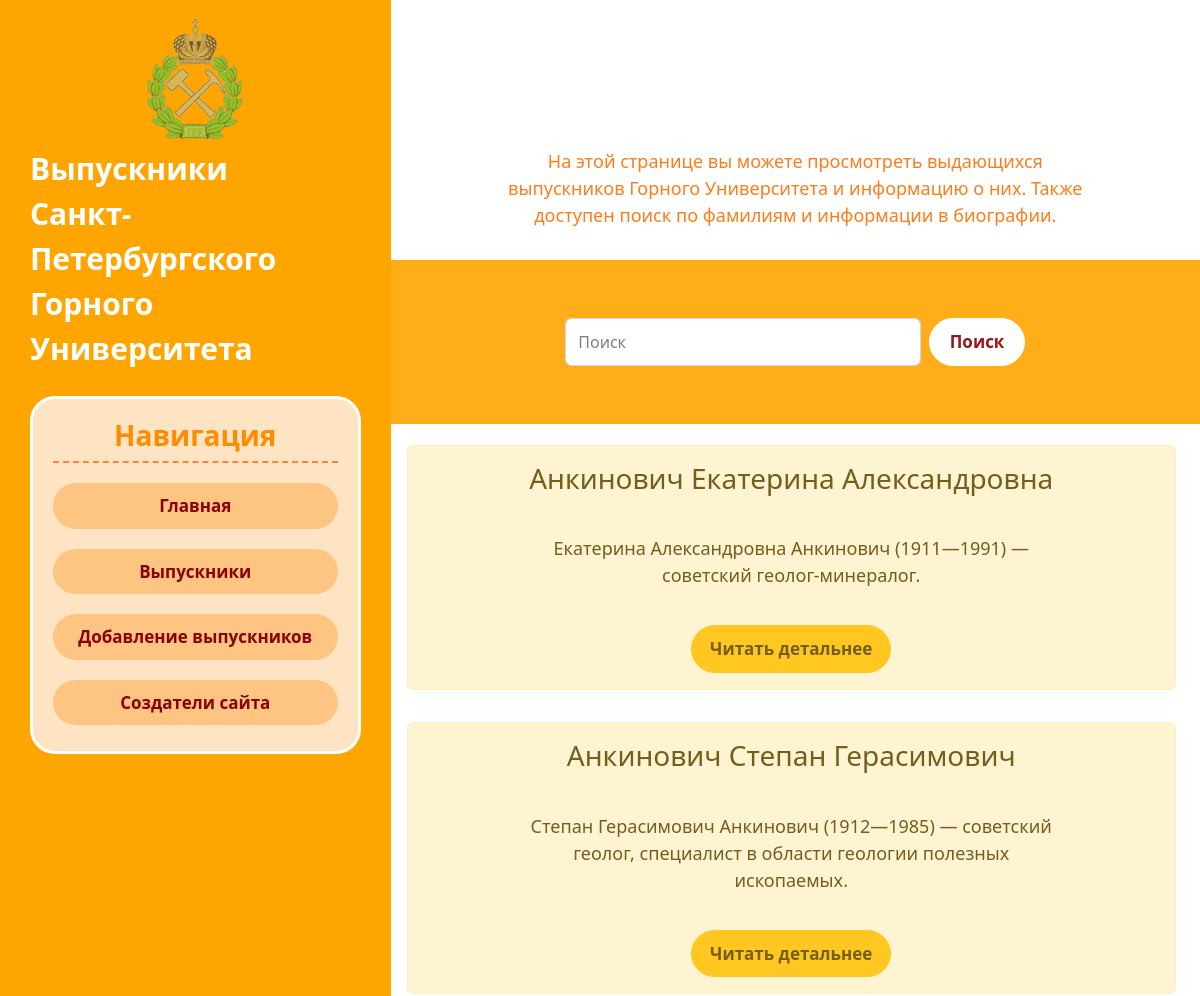
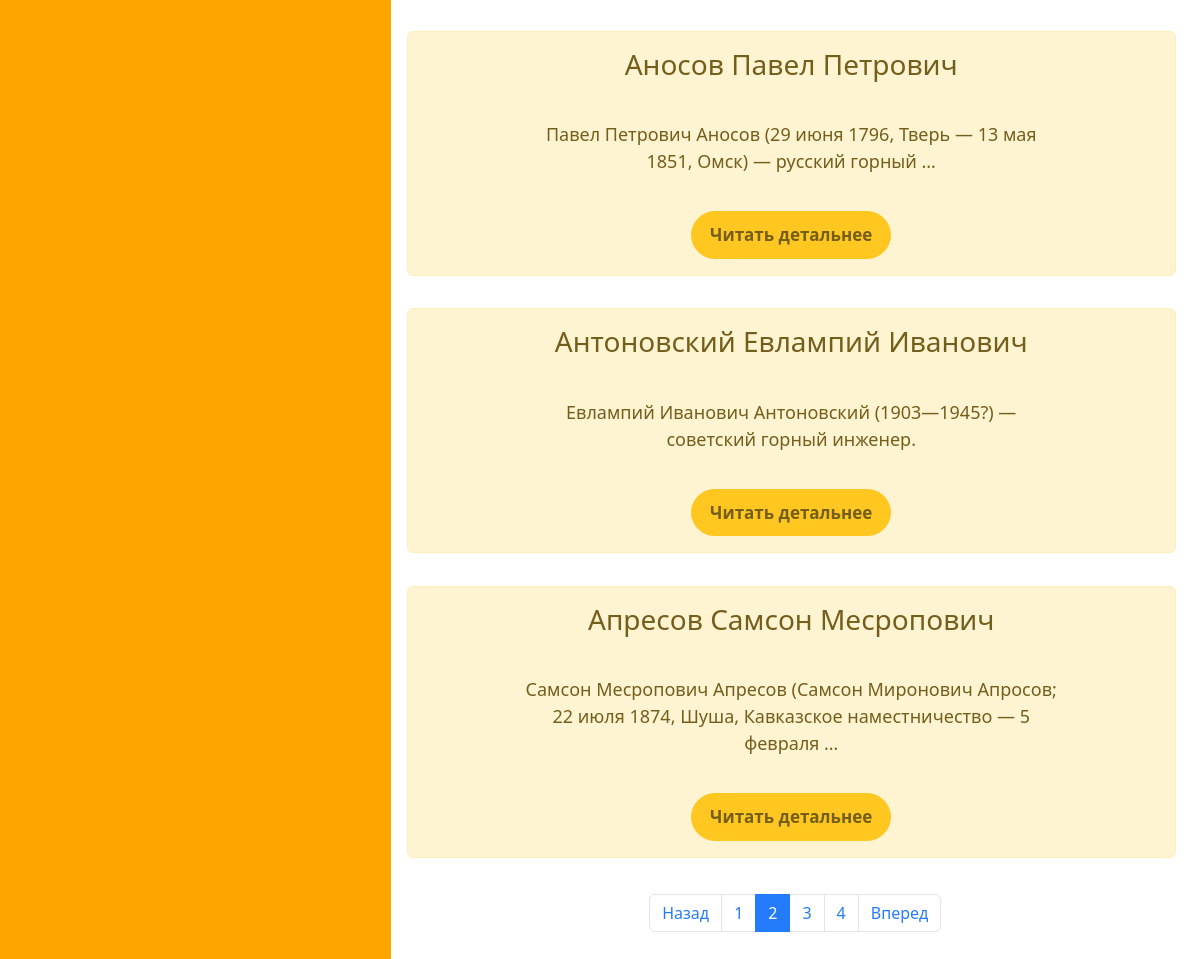
The page /columns_list/?page=2 on the database its author committed (2 pictures, top to bottom).
### columns_list/models.py (models this page shows, shortened)
class Columns(models.Model):
    title = models.CharField('ФИО', max_length=100, db_index=True, unique=True)
    link = models.CharField('Ссылка', max_length=250)
    info = models.TextField('Краткая информация', db_index=True)
    photo = models.TextField('Фотография', db_index=True)
    class Meta:
        verbose_name = 'Выпускник'
        verbose_name_plural = 'Выпускники'
        ordering = ['title']

### columns_list/views.py (the view)
# urls.py: path('', views.columns_list_home, name='columns_list_home'),
def columns_list_home(request):
    search_query = request.GET.get('search', '')
    if search_query:
        cols = Columns.objects.filter(Q(title__icontains=search_query) | Q(info__icontains=search_query))
    else:
        cols = Columns.objects.order_by('title')
    paginator = Paginator(cols, 5)
    page_number = request.GET.get('page', 1)
    page = paginator.get_page(page_number)
    is_paginated = page.has_other_pages()
    if page.has_previous():
        prev_url = '?page={}'.format(page.previous_page_number())
    else:
        prev_url = ''
    if page.has_next():
        next_url = '?page={}'.format(page.next_page_number())
    else:
        next_url = ''
    context = {
        'page_object': page,
        'is_paginated': is_paginated,
        'next_url': next_url,
        'prev_url': prev_url
    }
    return render(request, 'columns_list/columns_list.html', context=context)

### columns_list/templates/columns_list/columns_list.html (shortened to what this page needs)
{% extends 'main_page/layout.html' %}
{% block content %}
    <div class="features" style="display: flex; flex-direction: column;">
        <p>На этой странице вы можете просмотреть выдающихся выпускников Горного Университета и информацию о них. Также
            доступен поиск по фамилиям и информации в биографии.</p>
        <nav class="navbar">
            <div class="container-fluid">
                <form class="d-flex" action="{% url 'columns_list_home' %}">
                    <input class="form-control me-2" type="search" placeholder="Поиск" aria-label="Search"
                           name="search">
                    <button class="btn btn-outline-success" type="submit">Поиск</button>
                </form>
            </div>
        </nav>
        <div class="pages">
            {% if page_object %}
                {% for el in page_object.object_list %}
                    <div class="alert alert-warning">
                        <h3>{{ el.title }}</h3>
                        <p>{{ el.info|truncatewords:15 }}</p>
                        <a href="{% url 'column_detail' el.id %}" class="btn btn-warning">Читать детальнее</a>
                    </div>
                {% endfor %}
            {% else %}
                <p>Выпускников не найдено</p>
            {% endif %}
        </div>
        {% if is_paginated %}
            <nav class="pagi" aria-label="...">
                <ul class="pagination">
                    <li class="page-item {% if not prev_url %} disabled {% endif %}">
                        <a class="page-link" href="{{ prev_url }}" tabindex="-1">Назад</a>
                    </li>
                    {% for n in page_object.paginator.page_range %}
                        {% if page_object.number == n %}
                            <li class="page-item active" aria-current="page">
                                <a class="page-link" href="?page={{ n }}">{{ n }}</a>
                            </li>
                        {% elif n > page_object.number|add:-3 and n < page_object.number|add:3 %}
                            <li class="page-item">
                                <a class="page-link" href="?page={{ n }}">{{ n }}</a>
                            </li>
                        {% endif %}
                    {% endfor %}
                    <li class="page-item {% if not next_url %} disabled {% endif %}">
                        <a class="page-link" href="{{ next_url }}" tabindex="-1">Вперед</a>
                    </li>
                </ul>
            </nav>
        {% endif %}
    </div>
{% endblock %}

### main_page/static/main_page/css/main.css (style rules this page uses)
body { display: flex; flex-direction: row; margin: 0; min-height: 100vh; }
main .features { float: left; color: rgb(255, 111, 0); margin-top: 100px; text-align: center; background-color: white; opacity: 0.9; padding-bottom: 50px; width: 100%; }
main .features p { text-align: center; font-size: large; padding: 20px 100px; margin-top: 20px; position: relative; vertical-align: top; text-decoration: none; }
.alert-warning { float: left; clear: both; width: 95%; margin: 2%; text-align: center; }
form { margin: 30px auto; padding: 20px; width: 500px; background-color: orange; border-radius: 25px; }
.navbar { background: orange; font-weight: bold; position: relative; top: -5px; }
.pagi { margin: 20px auto; }
.btn-outline-success { padding: 0; color:darkred; text-align: center; font-size: 17px; font-weight: bold; padding: 10px 10px; width: 120px; border-radius: 25px; border-color:#ffffff; background-color:#ffffff; -webkit-transition-duration: 0.4s; transition-duration: 0.4s; }
.btn-warning { padding: 0; color:#664d03; text-align: center; font-size: 17px; font-weight: bold; padding: 10px 10px; width: 200px; border-radius: 25px; background-color:#ffc107; -webkit-transition-duration: 0.4s; transition-duration: 0.4s; }

### rows shown on the page
Columns: title "Анкинович Екатерина Александровна", info "Екатерина Александровна Анкинович (1911—1991) — советский геолог-минералог."
Columns: title "Анкинович Степан Герасимович", info "Степан Герасимович Анкинович (1912—1985) — советский геолог, специалист в области геологии полезных ископаемых."
Columns: title "Аносов Павел Петрович", info "Павел Петрович Аносов (29 июня 1796, Тверь — 13 мая 1851, Омск) — русский горный …"
Columns: title "Антоновский Евлампий Иванович", info "Евлампий Иванович Антоновский (1903—1945?) — советский горный инженер."
Columns: title "Апресов Самсон Месропович", info "Самсон Месропович Апресов (Самсон Миронович Апросов; 22 июля 1874, Шуша, Кавказское наместничество — 5 февраля …"

### other values the page prints
{{ n }} "1" "3" "4"
{{ n }} "2"
